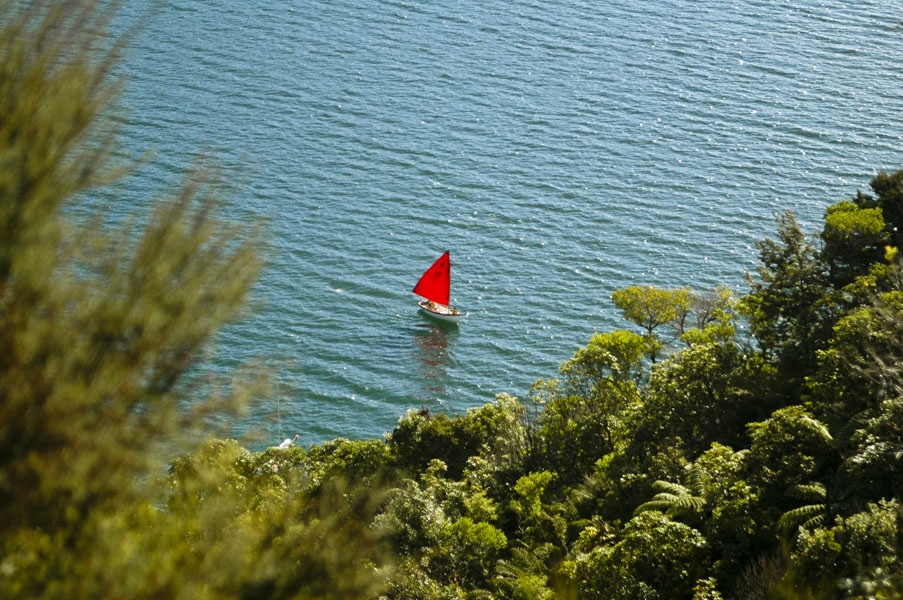
#> input picture resources/sample_images/New_Zealand_Boat.jpg, 903 x 600 px
$ python ImageCroppingOne.py
#> lines starting #> are read from the running program, lines starting #| are printed output that depends on the picture
'''
Script to demonstrate image cropping using OpenCV
'''

import cv2
import sys

img = cv2.imread("../resources/sample_images/New_Zealand_Boat.jpg",cv2.IMREAD_COLOR)
#> img is the input picture: shape (600, 903, 3); mean B, G, R 96.6, 115, 98

if img is None:
    sys.exit("Image could not be loaded")

'''
cv2.imshow("original image", img)
print("Shape of image : ", img.shape)
print("Size of image : ", img.size)

'''
# copy the image for cropping
imgCopy = img.copy()
cv2.imshow("duplicate img", imgCopy)

# crop the image
croppedImg = imgCopy[000:600, 000:903]
cv2.imshow("cropped img 1", croppedImg)

# crop the image
croppedImg2 = imgCopy[200:600, 300:903]
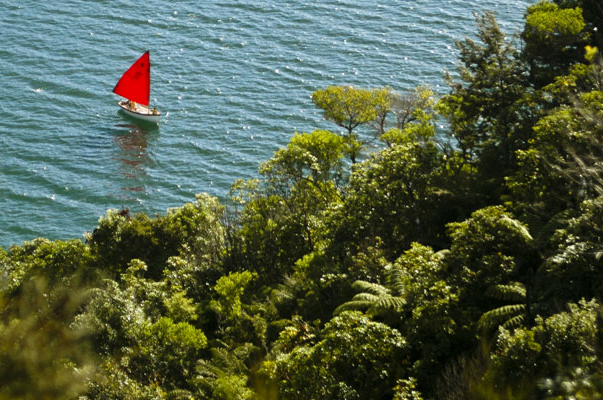
#> croppedImg2: shape (400, 603, 3); mean B, G, R 70.6, 95.2, 82.6
cv2.imshow("cropped img 2", croppedImg2)

# crop the image
croppedImg3 = imgCopy[300:600, 300:903]
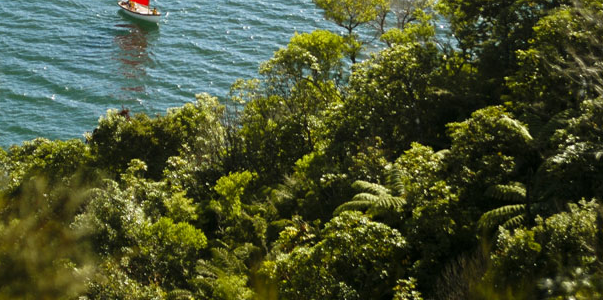
#> croppedImg3: shape (300, 603, 3); mean B, G, R 48.8, 81.2, 72.7
cv2.imshow("cropped img 3", croppedImg3)

# crop the boat
boatImg = imgCopy[200:350, 400:500]
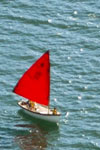
#> boatImg: shape (150, 100, 3); mean B, G, R 141.6, 136, 120.4
cv2.imshow("boat image", boatImg)

cv2.waitKey(0)
cv2.destroyAllWindows()

$ run again, with resources/sample_images/landscape_img3.jpg copied over resources/sample_images/New_Zealand_Boat.jpg
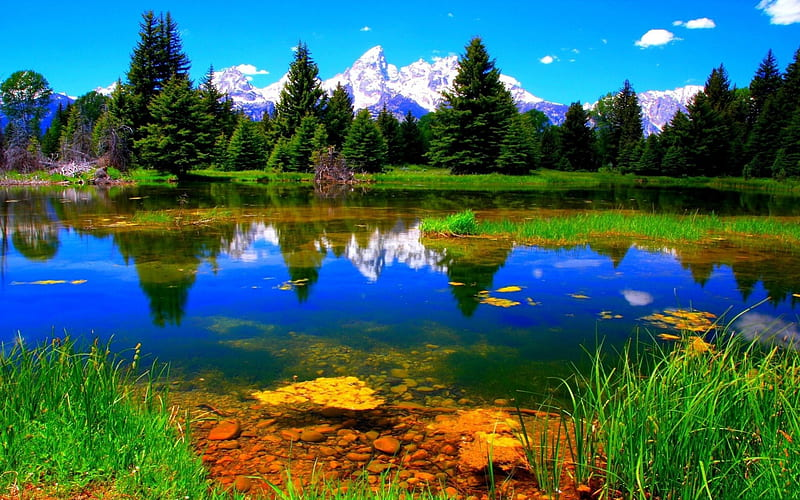
#> input picture resources/sample_images/landscape_img3.jpg, 800 x 500 px
#> img is the input picture: shape (500, 800, 3); mean B, G, R 89.5, 100.2, 57.9
#> `croppedImg3 = imgCopy[300:600, 300:903]`:
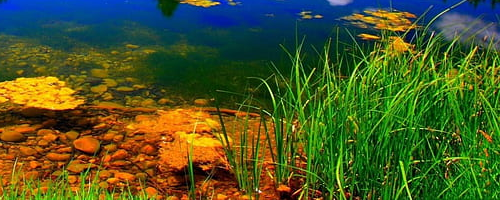
#> croppedImg3: shape (200, 500, 3); mean B, G, R 39.3, 87.4, 73.5
#> `boatImg = imgCopy[200:350, 400:500]`:
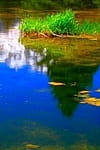
#> boatImg: shape (150, 100, 3); mean B, G, R 84.7, 91.8, 58.7
